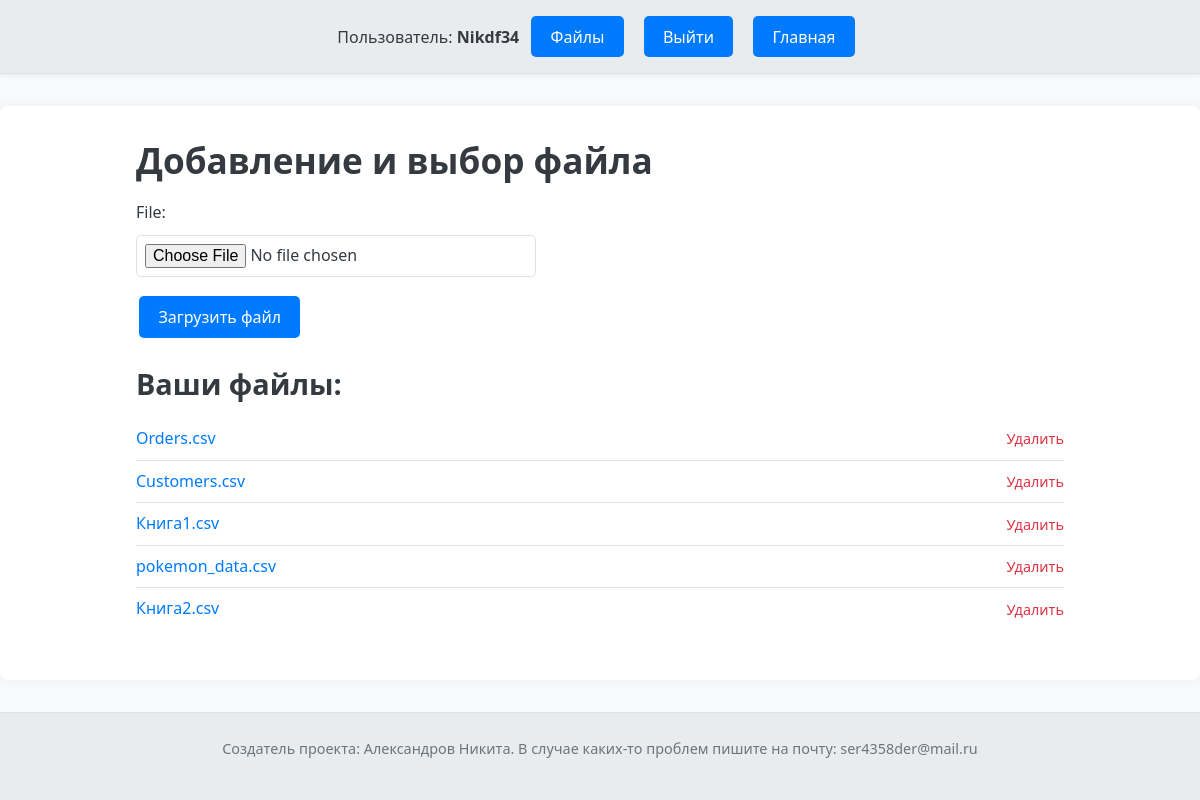
/add_file/ (signed in), run on an earlier commit of the app's database.
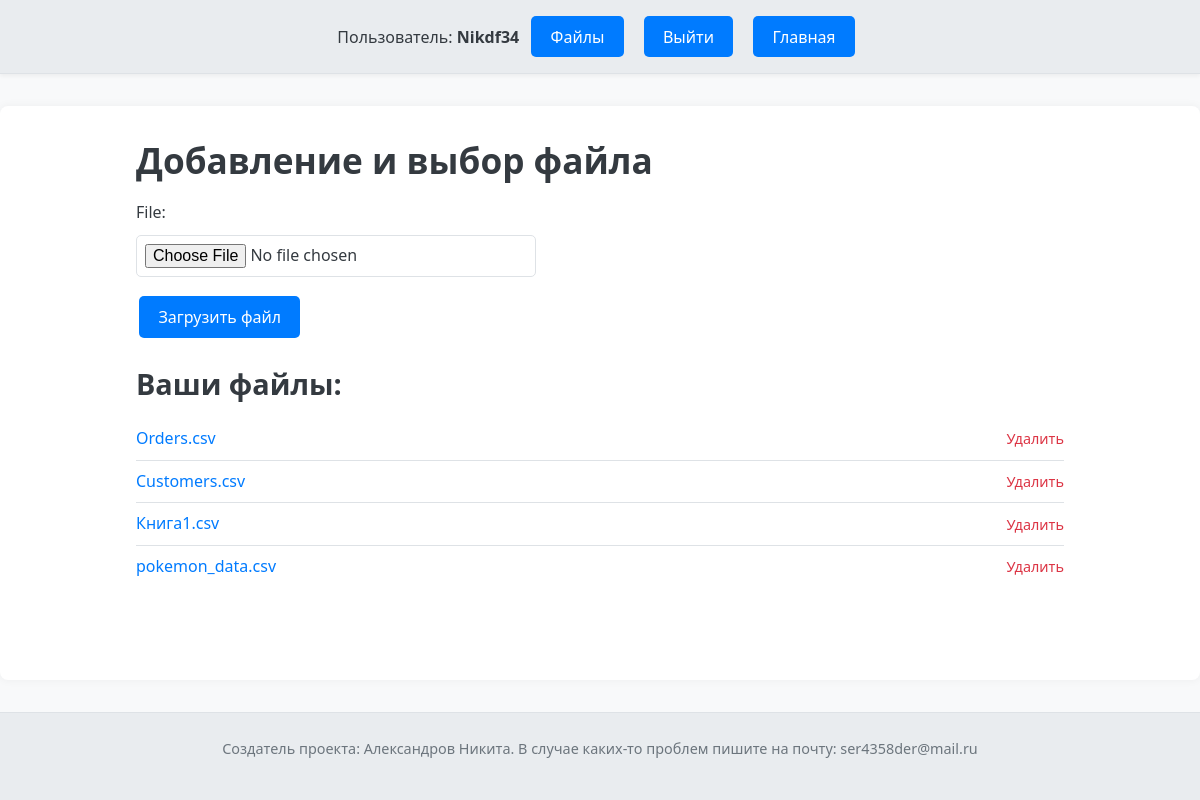
And on a later commit of the database.
### first1site/models.py (models this page shows, shortened)
class UserFile(models.Model):
    user = models.ForeignKey('NewUser', on_delete=models.CASCADE)
    file = models.FileField(
        upload_to="users_file/",
        blank=True,
        null=True,
        validators=[v]
    )
    data = models.DateTimeField(auto_now_add=True)

### first1site/views.py (the view)
# urls.py: path('add_file/', views.load_file, name='load_file'),
def load_file(request):
    if request.method == 'POST' and request.FILES['file']:
        form = UserFileForm(request.POST, request.FILES)
        uploaded_file = request.FILES['file']
        file_name = uploaded_file.name
        if UserFile.objects.filter(file__icontains=file_name, user=request.user).exists():
            messages.error(request, "Этот файл уже загружен!")
            return HttpResponseRedirect(request.path)
        if form.is_valid():
            userfile = form.save(commit=False)
            userfile.user = request.user
            userfile.save()
            messages.success(request, "Форма успешно отправлена!")
        elif not form.is_valid():
            print(form.errors)
            messages.error(request, "Разрешены только CSV файлы!")
        return HttpResponseRedirect(request.path)
    else:
        form = UserFileForm()
    all_files = UserFile.objects.filter(user=request.user)
    return render(request, 'file_form.html', {'file_form': form, 'all_files': all_files})

### first1site/forms.py
class UserFileForm(forms.ModelForm):
    class Meta:
        model = UserFile
        fields = ['file']

### first1site/templates/file_form.html (shortened to what this page needs)
{% extends "base.html" %}
{% load static %}
{% block content %}
<div class="container">
    <h1>Добавление и выбор файла</h1>
    <form method="post" enctype="multipart/form-data">
        <label for="{{ file_form.file.id_for_label }}">{{ file_form.file.label }}:</label>
        {{ file_form.file }}
        <button type="submit">Загрузить файл</button>
    </form>
    <h2>Ваши файлы:</h2>
    <div class="file-list">
        <ul>
            {% if user.is_authenticated %}
                {% for file in all_files %}
                    <li>
                        <a href="{% url 'file_id' file.id %}">{{ file.file.name|cut:"users_file/" }}</a>
                        <a href="{% url 'delete_file' file.id %}" onclick="return confirm('Вы уверены, что хотите удалить этот файл?');">Удалить</a>
                    </li>
                {% empty %}
                    <li>У вас пока нет загруженных файлов.</li>
                {% endfor %}
            {% endif %}
        </ul>
    </div>
</div>
{% endblock %}

What changed in the data, as far as the page shows it:
removed UserFile: file.name "Книга2.csv"
